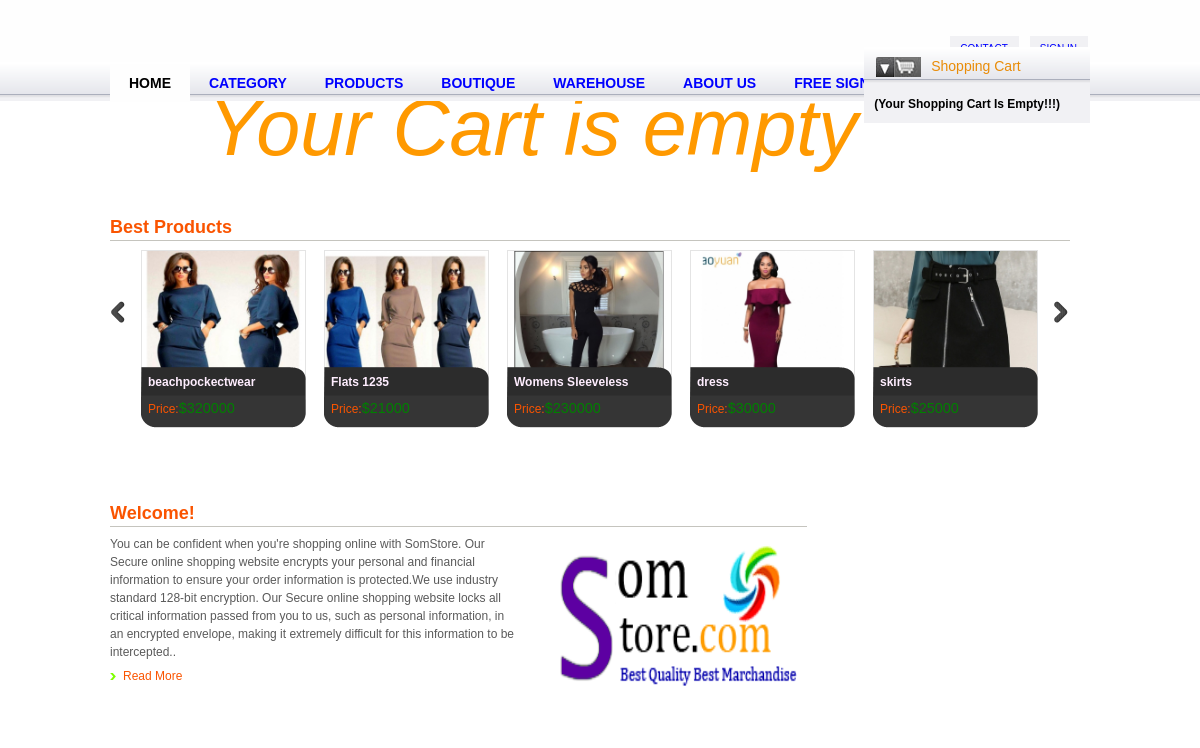
The page /view_cart.php on the database its author committed.
### tables this page shows
CREATE TABLE `product` (
  `Product_ID` int(11) NOT NULL,
  `productName` varchar(100) NOT NULL,
  `Category_ID` int(11) NOT NULL,
  `Model` varchar(100) NOT NULL,
  `Type` varchar(100) NOT NULL,
  `Warehouse_ID` int(11) NOT NULL,
  `Description` varchar(100) NOT NULL,
  `Price` varchar(100) NOT NULL,
  `Picture` varchar(100) NOT NULL
);

### view_cart.php (the view, shortened to what this page needs)
<?php
include("config.php");
?>
<!DOCTYPE html PUBLIC "-//W3C//DTD XHTML 1.0 Strict//EN" "http://www.w3.org/TR/xhtml1/DTD/xhtml1-strict.dtd">
<html lang="en-US" xmlns="http://www.w3.org/1999/xhtml" dir="ltr">
    <head>
        <link rel="stylesheet" href="css/style.css" type="text/css" media="all" />
        <link rel="stylesheet" href="css/proStyle.css" type="text/css" media="all" />
        <link rel="stylesheet" href="css/cart.css" type="text/css" media="all" />
    </head>
    <body>
        <div id="wrapper">
            <div id="header">
                <div class="shell">
                    <h1 id="logo"><a class="notext" href="#" title="Somstore">OFS</a></h1>
                    <div id="top-nav">
                        <ul>
                            <li><a href="contact.php" title="Contact"><span>Contact</span></a></li>
                            <li><a href="Sign In.php" title="Sign In"><span>Sign In</span></a></li>
                        </ul>
                    </div>
                    <div class="shopping-cart"  id="cart" id="right" >
                        <dl id="acc">
                            <dt class="active">
                                <p class="shopping" >Shopping Cart &nbsp;&nbsp;&nbsp;&nbsp;&nbsp;&nbsp;&nbsp;&nbsp;&nbsp;&nbsp;&nbsp;&nbsp;&nbsp;&nbsp;&nbsp;&nbsp;&nbsp;&nbsp;&nbsp;&nbsp;&nbsp;&nbsp;</p>
                            </dt>
                            <dd class="active" style="display: block;">
                                <?php
                                $current_url = base64_encode($url = "http://" . $_SERVER['HTTP_HOST'] . $_SERVER['REQUEST_URI']);
                                if (isset($_SESSION["cart_session"])) {
                                    $total = 0;
                                    echo '<ul>';
                                    foreach ($_SESSION["cart_session"] as $cart_itm) {
                                        echo '<li class="cart-itm">';
                                        echo '<span class="remove-itm"><a href="cart_update.php?removep=' . $cart_itm["code"] . '&return_url=' . $current_url . '">&times;</a></span>' . "</br>";
                                        echo '<h3  style="color: green" ><big> ' . $cart_itm["name"] . ' </big></h3>';
                                        echo '<div class="p-code"><b><i>ID:</i></b><strong style="color: #d7565b" ><big> ' . $cart_itm["code"] . ' </big></strong></div>';
                                        echo '<span><b><i>Shopping Cart</i></b>( <strong style="color: #d7565b" ><big> ' . $cart_itm["TiradaProductTiga"] . '</big></strong>) </span>';
                                        echo '<div class="p-price"><b><i>Price:</b></i> <strong style="color: #d7565b" ><big>' . $currency . $cart_itm["Qiimaha"] . '</big></strong></div>';
                                        echo '</li>';
                                        $subtotal = ($cart_itm["Qiimaha"] * $cart_itm["TiradaProductTiga"]);
                                        $total = ($total + $subtotal) . "</br>";
                                    }
                                    echo '</ul>';
                                    echo '<span class="check-out-txt"><strong style="color:green" ><i>Total:</i> <big style="color:green" >' . $currency . $total . '</big></strong> <a   class="a-btnjanan"  href="view_cart.php"> <span class="a-btn-text">Check Out</span></a></span>';
                                    echo '&nbsp;&nbsp;<a   class="a-btnjanan"  href="cart_update.php?emptycart=1&return_url=' . $current_url . '"><span class="a-btn-text">Clear Cart</span></a>';
                                } else {
                                    echo ' <h4>(Your Shopping Cart Is Empty!!!)</h4>';
                                }
                                ?>
                            </dd>
                        </dl>
                    </div>
                </div>
            </div>
            <div id="navigation">
                <div class="shell">
                    <ul>
                        <li class="active"><a href="index.php" title="index.php">Home</a></li>
                        <li>
                            <a href="products.php">Category</a>
                        </li>
                        <li><a href="products.php"> Products</a></li>
                        <li>
                            <a href="products.php">Boutique</a>
                            <div class="dd">
                                <li>
                                    <a href="products.php">Warehouse</a>
                                </li>
                            </div>
                        </li>
                        <li><a href="about.php">About Us</a></li>
                        <li><a href="customer.php">Free Sign Up</a> </li>
                    </ul>
                </div>
            </div>
            <div id="main" class="shell">
                <br>
                    <div class="viewcart">
<?php
$current_url = base64_encode($url = "http://" . $_SERVER['HTTP_HOST'] . $_SERVER['REQUEST_URI']);
if (isset($_SESSION["cart_session"])) {
    $total = 0;
    echo '<form method="post" action="cart_update.php">';
    echo '<table cellspacing="0">';
    echo '<thead>';
    echo '<tr>';
    echo '<td>Check:</td>';
    echo '<td>Product:</td>';
    echo '<td>Quantity:</td>';
    echo ' <td>Description:</td>';
    echo '<td>Price:</td>';
    echo '<td>Action:</td>';
    echo '</tr>';
    echo '</thead>';
    $cart_items = 0;
    foreach ($_SESSION["cart_session"] as $cart_itm) {
        $Product_ID = $cart_itm["code"];
        $results = $mysqli->query("SELECT productName,Description, Price FROM product  WHERE Product_ID='$Product_ID'");
        if ($results) {
            while ($obj = $results->fetch_object()) {
                echo '<tr class="cart-itm">';
                echo '<td><input type="checkbox"></td>';
                echo '<td><h3>' . $obj->productName . ' (Code :' . $Product_ID . ')</h3></td> ';
                echo '<td class="p-qty">Qty :<input type="text" name="product_qty" value="' . $cart_itm["TiradaProductTiga"] . '" size="2"   maxlength="5" /></td>';
                echo '<td>' . $obj->Description . '</td>';
                echo '<td class="p-price" style="color:green"><b>' . $currency . $obj->Price . '</b></td>';
                echo '<td><span class="remove-check"><a href="cart_update.php?removep=' . $cart_itm["code"] . '&return_url=' . $current_url . '">&times;</a></span></td>';
                echo '</tr>';
                $subtotal = ($cart_itm["Qiimaha"] * $cart_itm["TiradaProductTiga"]);
                $total = ($total + $subtotal);
                echo '<input type="hidden" name="item_name[' . $cart_items . ']" value="' . $obj->productName . '" />';
                echo '<input type="hidden" name="item_code[' . $cart_items . ']" value="' . $Product_ID . '" />';
                echo '<input type="hidden" name="item_desc[' . $cart_items . ']" value="' . $obj->Description . '" />';
                echo '<input type="hidden" name="item_qty[' . $cart_items . ']" value="' . $cart_itm["TiradaProductTiga"] . '"/>';
                $cart_items ++;
            }
        }
    }
    echo '<span class="midigta"><a  class="a-btn" href="products.php?emptycart=1&return_url=' . $current_url . '"><span class="a-btn-text">Continue Shopping</span></a></span>';
    echo '<span class="check-out-txt">';
    echo '</table>';
    echo '<span> <h4 class="pricewayn"> Grand Total : <big style="color:green">' . $currency . $total . '</big> </h4></span> ';
    echo '<spa class="midigta"><a  class="a-btn" href="Somstore checkout/zaadprocess.php"><span class="a-btn-text">Proced On Airtel Money</span> </a></span>';
    echo '<span class="midigta"> <a  class="a-btn" href="Somstore checkout/process.php"> <span class="a-btn-text"> Pay On MTN Mobile money</span></a></span>';
    echo '</span>';
    echo '</form>';
} else {
    echo '<span class="wacwayn"><i>Your Cart is empty</i></span>';
}
?>
                    </div><br><br><br>
                                <div id="product-slider">
                                    <h2>Best Products</h2>
                                    <ul>
<?php
$result = mysqli_query($mysqli, "select * from product") or die(mysqli_error());
while ($row = mysqli_fetch_array($result)) {
    ?>
                                            <li>
                                                <a href="products.php" title="Product Link"><img src="images/<?php echo $row['Picture'] ?>" alt="IMAGES" /></a>
                                                <div class="info">
                                                    <h4><b><?php echo $row['productName'] ?></b></h4>
                                                    <span class="number"><span>Price:<big style="color:green">$<?php echo $row['Price'] ?></big></span></span>
                                                </div>
                                            </li>
<?php } ?>
                                    </ul>
                                </div>
                                <br> <br> <br> <br>
                                                <div id="content">
                                                    <div class="post">
                                                        <h2>Welcome!</h2>
                                                        <img src="images/logo.png" alt="Post Image" height="160" width="260"/>
                                                        You can be confident when you're shopping online with SomStore. Our Secure online shopping website encrypts your personal and financial information to ensure your order information is protected.We use industry standard 128-bit encryption. Our Secure online shopping website locks all critical information passed from you to us,
                                                        such as personal information, in an encrypted envelope, making it extremely difficult for this information to be intercepted.. <a href="#" class="more" title="Read More">Read More</a></p>
                                                    </div>
                                                </div>
                                                </div>
                                                </div>
                                                </body>
                                                </html>

### css/style.css (style rules this page uses)
* { margin: 0; padding: 0; outline: 0; }
body { font-size: 12px; line-height: 18px; font-family: arial, sans-serif; color: #5a5a5a; background: #fff; min-width: 1028px; }
.shell { width: 980px; margin: 0 auto; position: relative; }
a { color: #000; text-decoration: none; cursor: pointer; }
a img { border: 0; }
h2 { font-size: 18px; color: #fa5400; border-bottom: 1px solid #c5c4be; margin-bottom: 8px; line-height: 26px; }
#wrapper { background: #FeFeF4; }
#header { width: 100%; position: relative; z-index: 50; background: #fefefe; }
h1#logo { float: left; display: inline; padding: 3px 0 10px 27px; }
#top-nav { float: right; display: inline; padding-top: 36px; padding-right: 13px; }
#top-nav li { float: left; display: inline; padding-left: 22px; list-style: none; }
#top-nav li a { background: url('../images/top-nav-left.png') no-repeat 0 -4000px; font-family: Verdana, arial, sans-serif; }
#top-nav li a { text-transform: uppercase; display: inline; float: left; color: blue; line-height: 26px; font-size: 10px; }
#top-nav li a span { background: #F1F1F4; margin-right: -11px; padding-left: 10px; padding-right: 11px; }
#top-nav li a span { display: inline; float: left; position: relative; height: 26px; line-height: 26px; }
#cart { position: absolute; top: 75%; right: 0px; color: #000; width: 21%; background: #F1F1F4 url(../images/secondary_bar.png) repeat-x; }
#cart .profile, #cart .shopping { float: left; display: inline; }
#cart .shopping { padding-left: 55px; background: url('../images/shopcartone.png') no-repeat 0 0 ; font-family: "Trebuchet MS",Arial,Helvetica,sans-serif; font-size: 14px; line-height: 19px; text-transform: none; color: #e98c08; text-decoration: none!important; display: inline-block; cursor: pointer!important; margin: 0 2px; border-radius: 2px; -moz-border-radius: 2px; -webkit-border-radius: 2px; -webkit-transition: all 0.5s ease; -moz-transition: all 0.5s ease; -o-transition: all 0.5s ease; transition: all 0.5s ease; }
#navigation { background: #F1F1F4 url(../images/secondary_bar.png) repeat-x; height: 36px; padding-top: 3px; width: 100%; position: relative; z-index: 20; }
#navigation li { float: left; display: inline; position: relative; }
#navigation li a { padding-right: 19px; padding-left: 19px; line-height: 37px; font-weight: bold; font-size: 14px; color: blue; display: block; text-transform: uppercase; }
#navigation li.active a { background: #fefefe; color: #000; text-decoration: none; }
#navigation li .dd { display: none; position: absolute; top: 37px; left: 0; width: 176px; background: #fefefe; padding-top: 12px; padding-bottom: 8px; }
#main { padding-bottom: 66px; }
.more { display: block; padding-left: 13px; background: url('../images/item.png') no-repeat 0 6px; color: #fa5400; margin-top: 6px; }
#content { width: 697px; float: left; display: inline; }
.post img { float: right; display: inline; padding: 5px 0 20px 32px; }
#product-slider { height: 214px; width: 960px; position: relative; }
#product-slider h2 { margin-bottom: 9px; }
#product-slider .jcarousel-clip, #product-slider ul, #product-slider ul li { width: 914px; height: 178px; overflow: hidden; position: relative; }
#product-slider ul li { float: left; display: inline; width: 165px; padding-right: 18px; }
#product-slider ul li a { height: 122px; width: 163px; position: relative; z-index: 10; display: block; }
#product-slider img { border: 1px solid #e4e4e4; display: block; }
#product-slider .info { width: 147px; padding-left: 7px; padding-right: 11px; height: 61px; position: absolute; top: 117px; left: 0; background: url('../images/slide-price.png') no-repeat 0 0; z-index: 20; }
#product-slider h4 { color: #fef; line-height: 30px; font-size: 12px; }
#product-slider .number { float: left; display: inline; color: #fa5400; padding-top: 2px; }
.wacwayn { font-family: "Trebuchet MS",Arial,Helvetica,sans-serif; font-size: 79px; margin-left: 10%; height: 16px; text-indent: 50px; cursor: pointer; color: #f90; }
a { color: #fff; text-decoration: none; }

### css/proStyle.css (style rules this page uses)
ol,ul { list-style:none;margin:0;padding:0; }
a { text-decoration:none; }
img { max-width:100%; }
body { font-family:Arial, Helvetica, sans-serif; background:url(../images/body_bg3.jpg); }

### css/cart.css (style rules this page uses)
.shopping-cart { width: 30%; float: left; background: #FFF; padding: 10px; }

### rows shown on the page
product: Picture (picture), productName "beachpockectwear", Price "320000"
product: Picture (picture), productName "Flats 1235", Price "21000"
product: Picture (picture), productName "Womens Sleeveless", Price "230000"
product: Picture (picture), productName "dress", Price "30000"
product: Picture (picture), productName "skirts", Price "25000"
